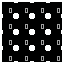

Tiled map render using the project's own tile images. Description and the whole map definition, tile-layer contents included, below:
An orthogonal 4x4 tile map with 16x16 px tiles, 1 tile layer (Tile Layer 1).

<map version="1.9" tiledversion="1.9.0" orientation="orthogonal" renderorder="right-down" width="4" height="4" tilewidth="16" tileheight="16" infinite="0" nextlayerid="2" nextobjectid="1">
 <tileset firstgid="1" source="../room_layouts.tsx" />
 <layer id="1" name="Tile Layer 1" width="4" height="4">
  <data encoding="csv">
6,8,8,7,
14,16,16,15,
14,16,16,15,
10,12,12,11
</data>
 </layer>
</map>
